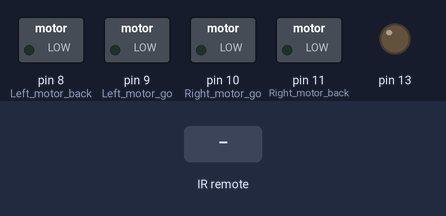
This sketch was run on a simulated Arduino Uno, built with avr-gcc and run on an emulated ATmega328P. On the bench: switched loads named in the sketch (green lamp = pin HIGH), output pins drawn as LEDs (lit = HIGH). The test bench sets the inputs (shaded band).

Above: at 1.2 s.
1.3 s: infrared code 0x00FF18E7 received
At 1.8 s:
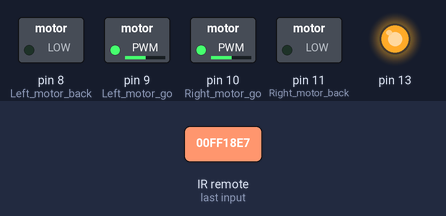
2.8 s: infrared code 0x00FF4AB5 received
At 4.0 s:
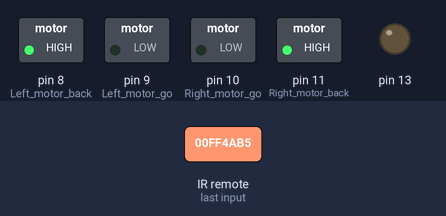
4.3 s: infrared code 0x00FF10EF received
At 5.3 s:
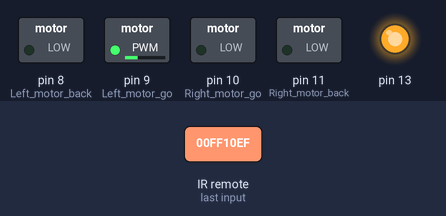
5.8 s: infrared code 0x00FF5AA5 received
At 6.5 s:
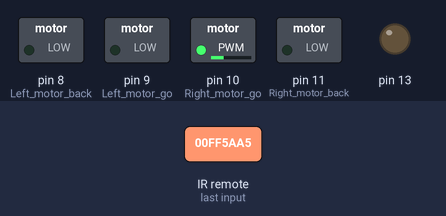
7.3 s: infrared code 0x00FF38C7 received
At 7.6 s:
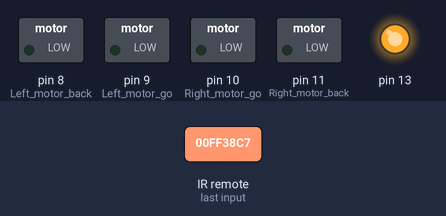
8.8 s: infrared code 0x00FF30CF received
At 9.9 s:
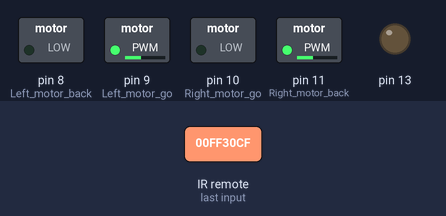
Timing chart, 0 to 11.3 s (numbered marks = the images above; inputs shaded):
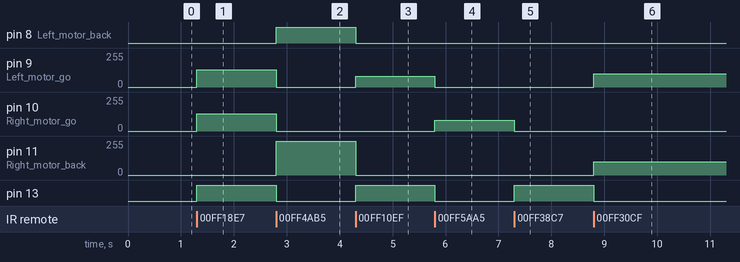

The sketch:

arduino_IRremoteControl.ino
```cpp
#include <IRremote.h>

// SPAC2 IR 리모컨 주행실험

int RECV_PIN = A4;//포트설정
IRrecv irrecv(RECV_PIN);
decode_results results;//구조체정의
int on = 0;//플래그
unsigned long last = millis();

long run_car = 0x00FF18E7;//2번 버튼
long back_car = 0x00FF4AB5;//8번 버튼
long left_car = 0x00FF10EF;//4번 버튼
long right_car = 0x00FF5AA5;//6번 버튼
long stop_car = 0x00FF38C7;//5번 버튼
long left_turn = 0x00ff30CF;//1번 버튼
long right_turn = 0x00FF7A85;//3번 버튼
//==============================
int Left_motor_back=8;     //좌측모터후진(IN1)
int Left_motor_go=9;     //좌측모터전진(IN2)

int Right_motor_go=10;    // 우측모터전진(IN3)
int Right_motor_back=11;    // 우측모터후진(IN4)

void setup()
{
  //모터구동을을 위한 초기화
  pinMode(Left_motor_go,OUTPUT); // PIN 8 (PWM)
  pinMode(Left_motor_back,OUTPUT); // PIN 9 (PWM)
  pinMode(Right_motor_go,OUTPUT);// PIN 10 (PWM)
  pinMode(Right_motor_back,OUTPUT);// PIN 11 (PWM)
  pinMode(13, OUTPUT);//포트설정 출력

  irrecv.enableIRIn(); // Start the receiver
}
void run()     // 전진
{
  digitalWrite(Right_motor_go,HIGH);  //우측모터전진
  digitalWrite(Right_motor_back,LOW);
  analogWrite(Right_motor_go,130);
  analogWrite(Right_motor_back,0);
  digitalWrite(Left_motor_go,HIGH);  //좌측모터전진
  digitalWrite(Left_motor_back,LOW);
  analogWrite(Left_motor_go,130);
  analogWrite(Left_motor_back,0);
}

void brake()         //제동, 정지
{
  digitalWrite(Right_motor_go,LOW);
  digitalWrite(Right_motor_back,LOW);
  digitalWrite(Left_motor_go,LOW);
  digitalWrite(Left_motor_back,LOW);
}

void left()         //좌회전(좌측정지，우측직진)
{
  digitalWrite(Right_motor_go,LOW);   //우측모터정지
  digitalWrite(Right_motor_back,LOW);
  analogWrite(Right_motor_go,0);
  analogWrite(Right_motor_back,0);
  digitalWrite(Left_motor_go,HIGH);//좌측모터전진
  digitalWrite(Left_motor_back,LOW);
  analogWrite(Left_motor_go,80);
  analogWrite(Left_motor_back,0);
}

void spin_left()         //좌측스핀(좌측후진，우측직진)
{
  digitalWrite(Right_motor_go,LOW); //우측모터후진
  digitalWrite(Right_motor_back,HIGH);
  analogWrite(Right_motor_go,0);
  analogWrite(Right_motor_back,100);
  digitalWrite(Left_motor_go,HIGH); //좌측모터전진
  digitalWrite(Left_motor_back,LOW);
  analogWrite(Left_motor_go,100);
  analogWrite(Left_motor_back,0);

}

void right()        //우회전(우측정지, 좌측직진)
{
  digitalWrite(Right_motor_go,HIGH); //우측모터전진
  digitalWrite(Right_motor_back,LOW);
  analogWrite(Right_motor_go,80);
  analogWrite(Right_motor_back,0);
  digitalWrite(Left_motor_go,LOW);   //좌측모터정지
  digitalWrite(Left_motor_back,LOW);
  analogWrite(Left_motor_go,0);
  analogWrite(Left_motor_back,0);


}

void spin_right()        //우측스핀(우측후진, 좌측전진)
{
  digitalWrite(Right_motor_go,HIGH);  // 우측모터전진
  digitalWrite(Right_motor_back,LOW);
  analogWrite(Right_motor_go,100);
  analogWrite(Right_motor_back,0);
  digitalWrite(Left_motor_go,LOW);   //좌측모터후진
  digitalWrite(Left_motor_back,HIGH);
  analogWrite(Left_motor_go,0);
  analogWrite(Left_motor_back,100);


}

void back()          //후진
{
  digitalWrite(Right_motor_go,LOW);
  digitalWrite(Right_motor_back,HIGH);
  digitalWrite(Left_motor_go,LOW);
  digitalWrite(Left_motor_back,HIGH);
}

void dump(decode_results *results)
{
  int count = results->rawlen;
  if (results->decode_type == UNKNOWN)
  {
    brake();
  }
}

void loop()
{
  if (irrecv.decode(&results)) //IR리모컨 라이브러리 호출
  {
     if (millis() - last > 250) //수신신호 결정
    {
      on = !on;//수신신호 반전
      digitalWrite(13, on ? HIGH : LOW);//수신신호를 LED(13)로 표시
      dump(&results);//수신신호 디코딩
    }
    if (results.value == run_car )//2번 버튼
      run();//전진
    if (results.value == back_car )//8번 버튼
      back();//후진
    if (results.value == left_car )//4번 버튼
      left();//좌회전
    if (results.value == right_car )//6번 버튼
      right();//우회전
    if (results.value == stop_car )//5번 버튼
      brake();//정지
    if (results.value == left_turn )//1번 버튼
      spin_left();//좌스핀
    if (results.value == right_turn )//3번 버튼
      spin_right();//우스핀
    last = millis();
    irrecv.resume(); // Receive the next value
  }
}
```

Measured:
- after the input at 1.3 s, pin 9 (Left_motor_go), pin 10 (Right_motor_go): 0/255 → 130/255 at once; pin 13: LOW → HIGH at once
- after the input at 2.8 s, pin 8 (Left_motor_back): LOW → HIGH at once; pin 9 (Left_motor_go), pin 10 (Right_motor_go): 130/255 → 0/255 at once; pin 11 (Right_motor_back): 0/255 → 255/255 at once; pin 13: HIGH → LOW at once
- after the input at 4.3 s, pin 8 (Left_motor_back): HIGH → LOW at once; pin 9 (Left_motor_go): 0/255 → 80/255 at once; pin 11 (Right_motor_back): 255/255 → 0/255 at once; pin 13: LOW → HIGH at once
- after the input at 5.8 s, pin 9 (Left_motor_go): 80/255 → 0/255 at once; pin 10 (Right_motor_go): 0/255 → 80/255 at once; pin 13: HIGH → LOW at once
- after the input at 7.3 s, pin 10 (Right_motor_go): 80/255 → 0/255 at once; pin 13: LOW → HIGH at once
- after the input at 8.8 s, pin 9 (Left_motor_go), pin 11 (Right_motor_back): 0/255 → 100/255 at once; pin 13: HIGH → LOW at once
